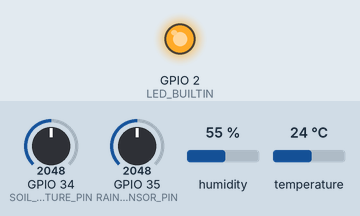
Simulated run of this sketch. Board: ESP32. Parts: output pins drawn as LEDs (lit = HIGH). Inputs (shaded band) come from the test bench; at power-on: GPIO 34 (SOIL_MOISTURE_PIN) = 2048, GPIO 35 (RAIN_SENSOR_PIN) = 2048, humidity 55 %, temperature 24 °C. WiFi joins after 1.5 s; servers stay silent unless stated; no MQTT or app messages arrive unless stated; what the sketch prints to the serial monitor is not drawn.

Above: at 4.29 s.
At 11.9 s:
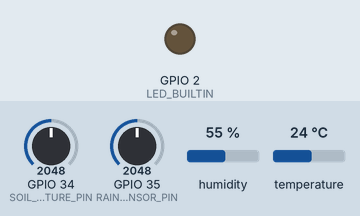
Timing chart, 0 to 23.9 s (numbered marks = the images above):
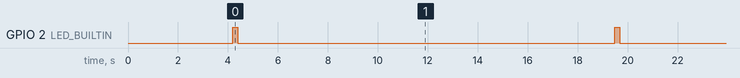

Measured:
- by itself, GPIO 2 (LED_BUILTIN): alternates HIGH for 0.20 s and LOW for 15.1 s

The sketch:

esp32_mqtt_dht22.ino
```cpp
/*
 * WaterWise - Sistema Inteligente de Prevenção a Enchentes
 * Global Solution 2025 - FIAP
 * Disciplina: DISRUPTIVE ARCHITECTURES: IOT, IOB & GENERATIVE IA
 *
 * Versão para Arduino IDE - Uso com placas físicas ESP32
 *
 * DESCRIÇÃO:
 * Sistema IoT que monitora propriedades rurais para prevenir enchentes urbanas
 * através de sensores de umidade do solo, temperatura e precipitação.
 *
 * ALGORITMO WATERWISE:
 * Solo seco + Chuva intensa = Alto risco de enchente
 *
 * AUTORES: [INSERIR NOMES E RMs DO SEU GRUPO]
 * DATA: Junho 2025
 */

#include <WiFi.h>
#include <PubSubClient.h>
#include <ArduinoJson.h>
#include <DHT.h>
#include <Adafruit_Sensor.h>

//----------------------------------------------------------
// 🔧 DEFINIÇÕES DE PINOS WATERWISE

#define DHTPIN 12              // Sensor DHT22 - Temperatura/Umidade ar
#define DHTTYPE DHT22          // DHT22 (AM2302)
#define SOIL_MOISTURE_PIN 34   // Sensor umidade do solo (ADC)
#define RAIN_SENSOR_PIN 35     // Sensor de chuva (ADC)
#define LED_BUILTIN 2          // LED onboard para feedback

//----------------------------------------------------------
// 🌐 CONFIGURAÇÕES DE REDE (ALTERE AQUI!)

const char* ssid = "Rapha";           // Nome da sua rede WiFi
const char* password = "13310866";      // Senha da sua rede WiFi

//----------------------------------------------------------
// 📡 CONFIGURAÇÕES MQTT (NÃO ALTERAR)

const char* mqtt_server = "172.208.54.189";
const int mqtt_port = 1883;
const char* mqtt_user = "gs2025";
const char* mqtt_password = "q1w2e3r4";

// Tópicos MQTT WaterWise
const char* topic_sensors = "waterwise/sensors";
const char* topic_alerts = "waterwise/alerts";
const char* topic_status = "waterwise/status";

//----------------------------------------------------------
// 🏷️ IDENTIFICADORES WATERWISE (ALTERE AQUI!)

const char* FARM_ID = "FARM_WaterWise_2025";        // ID único da fazenda
const char* TEAM_NAME = "GRUPO_WateWise";       // Nome do seu grupo
const char* LOCATION = "SP_Zona_Rural";             // Localização

//----------------------------------------------------------
// 📊 OBJETOS E VARIÁVEIS GLOBAIS

WiFiClient espClient;
PubSubClient client(espClient);
DHT dht(DHTPIN, DHTTYPE);
JsonDocument sensorData;
JsonDocument alertData;
char jsonBuffer[512];

// Estrutura dos dados dos sensores
struct WaterWiseSensors {
    float temperature;          // Temperatura em °C
    float airHumidity;         // Umidade do ar em %
    int soilMoistureRaw;       // Umidade solo raw (0-4095)
    int rainLevelRaw;          // Chuva raw (0-4095)
    float soilMoisturePercent; // Umidade solo em %
    float rainIntensity;       // Intensidade chuva em %
    String soilStatus;         // Status do solo
    String rainStatus;         // Status da chuva
    unsigned long timestamp;   // Timestamp da leitura
};

WaterWiseSensors sensors;

//----------------------------------------------------------
// ⚠️ CONFIGURAÇÕES DE ALERTAS

const float SOIL_DRY_THRESHOLD = 25.0;      // Solo crítico < 25%
const float RAIN_HEAVY_THRESHOLD = 70.0;    // Chuva intensa > 70%
const float TEMP_EXTREME_THRESHOLD = 35.0;  // Temperatura extrema > 35°C

//----------------------------------------------------------
// 🌐 FUNÇÃO DE CONEXÃO WIFI

void setup_wifi() {
    delay(10);

    // Banner WaterWise
    Serial.println("\n==================================================");
    Serial.println("🌊 WATERWISE - PREVENÇÃO DE ENCHENTES");
    Serial.println("Global Solution 2025 - FIAP");
    Serial.println("==================================================");
    Serial.print("Farm ID: ");
    Serial.println(FARM_ID);
    Serial.print("Equipe: ");
    Serial.println(TEAM_NAME);
    Serial.println("==================================================");

    Serial.print("Conectando ao WiFi: ");
    Serial.println(ssid);

    WiFi.begin(ssid, password);

    while (WiFi.status() != WL_CONNECTED) {
        delay(1000);
        Serial.print(".");
    }

    Serial.println("\n✅ WiFi conectado!");
    Serial.print("IP: ");
    Serial.println(WiFi.localIP());
    Serial.print("MAC: ");
    Serial.println(WiFi.macAddress());
}

//----------------------------------------------------------
// 📡 FUNÇÃO DE CONEXÃO MQTT

void reconnect() {
    while (!client.connected()) {
        Serial.print("Conectando ao MQTT Broker...");

        if (client.connect(FARM_ID, mqtt_user, mqtt_password)) {
            Serial.println(" ✅ conectado!");

            // Publicar status online
            client.publish(topic_status, "{\"status\":\"online\",\"system\":\"WaterWise\"}");

        } else {
            Serial.print(" ❌ falhou, rc=");
            Serial.print(client.state());
            Serial.println(" tentando novamente em 5 segundos");
            delay(5000);
        }
    }
}

//----------------------------------------------------------
// 📊 FUNÇÃO DE LEITURA DOS SENSORES

void readAllSensors() {
    sensors.timestamp = millis();

    // 🌡️ Leitura DHT22 (temperatura e umidade do ar)
    sensors.temperature = dht.readTemperature();
    sensors.airHumidity = dht.readHumidity();

    // 🌱 Leitura sensor umidade do solo
    sensors.soilMoistureRaw = analogRead(SOIL_MOISTURE_PIN);
    sensors.soilMoisturePercent = map(sensors.soilMoistureRaw, 0, 4095, 0, 100);

    // 🌧️ Leitura sensor de chuva
    sensors.rainLevelRaw = analogRead(RAIN_SENSOR_PIN);
    sensors.rainIntensity = map(sensors.rainLevelRaw, 0, 4095, 0, 100);

    // 📊 Classificação do status do solo
    if (sensors.soilMoisturePercent < 20) {
        sensors.soilStatus = "Crítico - Muito Seco";
    } else if (sensors.soilMoisturePercent < 40) {
        sensors.soilStatus = "Seco";
    } else if (sensors.soilMoisturePercent < 70) {
        sensors.soilStatus = "Normal";
    } else {
        sensors.soilStatus = "Saturado";
    }

    // 🌧️ Classificação da intensidade da chuva
    if (sensors.rainIntensity < 10) {
        sensors.rainStatus = "Sem chuva";
    } else if (sensors.rainIntensity < 30) {
        sensors.rainStatus = "Chuva leve";
    } else if (sensors.rainIntensity < 70) {
        sensors.rainStatus = "Chuva moderada";
    } else {
        sensors.rainStatus = "Chuva intensa";
    }

    // 🖥️ Debug das leituras
    Serial.println("\n📊 === LEITURA SENSORES WATERWISE ===");
    Serial.printf("🌡️  Temperatura: %.1f°C\n", sensors.temperature);
    Serial.printf("💨 Umidade Ar: %.1f%%\n", sensors.airHumidity);
    Serial.printf("🌱 Solo: %d raw (%.1f%%) - %s\n",
                  sensors.soilMoistureRaw, sensors.soilMoisturePercent, sensors.soilStatus.c_str());
    Serial.printf("🌧️  Chuva: %d raw (%.1f%%) - %s\n",
                  sensors.rainLevelRaw, sensors.rainIntensity, sensors.rainStatus.c_str());
}

//----------------------------------------------------------
// 🧮 ALGORITMO DE ANÁLISE DE RISCO WATERWISE

struct FloodRiskAnalysis {
    int riskLevel;              // 0-10
    bool floodAlert;            // true se risco >= 7
    bool droughtAlert;          // true se solo muito seco
    bool extremeWeatherAlert;   // true se condições extremas
    String riskDescription;     // Descrição do risco
    String recommendation;      // Recomendação
    float timeToFlood;         // Tempo estimado (minutos)
};

FloodRiskAnalysis analyzeFloodRisk() {
    FloodRiskAnalysis analysis;
    analysis.riskLevel = 0;
    analysis.floodAlert = false;
    analysis.droughtAlert = false;
    analysis.extremeWeatherAlert = false;

    // 🌱 FATOR SOLO (40% do peso)
    if (sensors.soilMoisturePercent < 15) {
        analysis.riskLevel += 4;  // Crítico
        analysis.droughtAlert = true;
    } else if (sensors.soilMoisturePercent < 30) {
        analysis.riskLevel += 3;  // Seco
    } else if (sensors.soilMoisturePercent < 50) {
        analysis.riskLevel += 1;  // Baixo
    }

    // 🌧️ FATOR CHUVA (50% do peso)
    if (sensors.rainIntensity > 80) {
        analysis.riskLevel += 5;  // Extrema
    } else if (sensors.rainIntensity > 60) {
        analysis.riskLevel += 4;  // Intensa
    } else if (sensors.rainIntensity > 40) {
        analysis.riskLevel += 2;  // Moderada
    } else if (sensors.rainIntensity > 20) {
        analysis.riskLevel += 1;  // Leve
    }

    // 🌡️ FATOR TEMPERATURA (10% do peso)
    if (sensors.temperature > TEMP_EXTREME_THRESHOLD) {
        analysis.riskLevel += 1;
        analysis.extremeWeatherAlert = true;
    }

    // 🚨 COMBINAÇÃO CRÍTICA: Solo seco + Chuva intensa
    if (sensors.soilMoisturePercent < SOIL_DRY_THRESHOLD &&
        sensors.rainIntensity > RAIN_HEAVY_THRESHOLD) {
        analysis.riskLevel += 2;  // Bônus crítico
    }

    // Limitar risco máximo
    analysis.riskLevel = min(analysis.riskLevel, 10);

    // 📝 Definir descrições e ações
    if (analysis.riskLevel <= 2) {
        analysis.riskDescription = "Risco Baixo - Condições normais";
        analysis.recommendation = "Monitoramento de rotina";
        analysis.timeToFlood = 999;
    } else if (analysis.riskLevel <= 4) {
        analysis.riskDescription = "Risco Moderado - Atenção";
        analysis.recommendation = "Intensificar monitoramento";
        analysis.timeToFlood = 180;
    } else if (analysis.riskLevel <= 6) {
        analysis.riskDescription = "Risco Alto - Preparação";
        analysis.recommendation = "Preparar sistemas de drenagem";
        analysis.timeToFlood = 90;
    } else if (analysis.riskLevel <= 8) {
        analysis.riskDescription = "Risco Muito Alto - Ação imediata";
        analysis.recommendation = "Alertar autoridades";
        analysis.timeToFlood = 45;
    } else {
        analysis.riskDescription = "RISCO CRÍTICO - EMERGÊNCIA";
        analysis.recommendation = "EVACUAR ÁREAS DE RISCO";
        analysis.timeToFlood = 20;
    }

    analysis.floodAlert = (analysis.riskLevel >= 7);

    // Debug da análise
    Serial.printf("🧮 Risco: %d/10 - %s\n", analysis.riskLevel, analysis.riskDescription.c_str());
    if (analysis.floodAlert) {
        Serial.println("🚨 ALERTA DE ENCHENTE ATIVO!");
    }

    return analysis;
}

//----------------------------------------------------------
// 📡 PUBLICAÇÃO DOS DADOS VIA MQTT

void publishSensorData() {
    // Limpar JSON
    sensorData.clear();

    // 🏷️ IDENTIFICAÇÃO WATERWISE
    sensorData["system"] = "WaterWise";
    sensorData["farmId"] = FARM_ID;
    sensorData["teamName"] = TEAM_NAME;
    sensorData["location"] = LOCATION;
    sensorData["timestamp"] = sensors.timestamp;
    sensorData["ip"] = WiFi.localIP().toString();
    sensorData["mac"] = WiFi.macAddress();

    // 📊 DADOS DOS SENSORES
    JsonObject sensorObj = sensorData["sensors"].to<JsonObject>();
    sensorObj["temperature"] = sensors.temperature;
    sensorObj["airHumidity"] = sensors.airHumidity;

    // Solo
    JsonObject soilObj = sensorObj["soil"].to<JsonObject>();
    soilObj["raw"] = sensors.soilMoistureRaw;
    soilObj["percent"] = sensors.soilMoisturePercent;
    soilObj["status"] = sensors.soilStatus;

    // Chuva
    JsonObject rainObj = sensorObj["rain"].to<JsonObject>();
    rainObj["raw"] = sensors.rainLevelRaw;
    rainObj["intensity"] = sensors.rainIntensity;
    rainObj["status"] = sensors.rainStatus;

    // 🧮 ANÁLISE DE RISCO
    FloodRiskAnalysis risk = analyzeFloodRisk();
    JsonObject analysisObj = sensorData["analysis"].to<JsonObject>();
    analysisObj["riskLevel"] = risk.riskLevel;
    analysisObj["riskDescription"] = risk.riskDescription;
    analysisObj["recommendation"] = risk.recommendation;
    analysisObj["timeToFlood"] = risk.timeToFlood;

    // 🚨 ALERTAS
    JsonObject alertsObj = sensorData["alerts"].to<JsonObject>();
    alertsObj["floodAlert"] = risk.floodAlert;
    alertsObj["droughtAlert"] = risk.droughtAlert;
    alertsObj["extremeWeatherAlert"] = risk.extremeWeatherAlert;

    // 📊 MÉTRICAS CALCULADAS
    JsonObject metricsObj = sensorData["metrics"].to<JsonObject>();
    metricsObj["absorptionCapacity"] = 100 - sensors.soilMoisturePercent;
    metricsObj["runoffRisk"] = max(0.0f, sensors.rainIntensity - (sensors.soilMoisturePercent * 0.8f));

    // Serializar e publicar
    serializeJson(sensorData, jsonBuffer);

    if (client.publish(topic_sensors, jsonBuffer)) {
        Serial.println("📡 ✅ Dados publicados no MQTT");
    } else {
        Serial.println("📡 ❌ Falha na publicação MQTT");
    }

    // Mostrar JSON no Serial
    Serial.println("📄 JSON Enviado:");
    Serial.println(jsonBuffer);
}

//----------------------------------------------------------
// 🚨 PUBLICAÇÃO DE ALERTAS DE ENCHENTE

void publishFloodAlert() {
    FloodRiskAnalysis risk = analyzeFloodRisk();

    if (!risk.floodAlert) return; // Só publica se houver alerta

    alertData.clear();

    alertData["alertType"] = "FLOOD_WARNING";
    alertData["severity"] = "HIGH";
    alertData["farmId"] = FARM_ID;
    alertData["location"] = LOCATION;
    alertData["timestamp"] = millis();
    alertData["riskLevel"] = risk.riskLevel;
    alertData["message"] = "🚨 RISCO DE ENCHENTE - " + risk.riskDescription;
    alertData["recommendation"] = risk.recommendation;
    alertData["estimatedFloodTime"] = risk.timeToFlood;

    // Dados críticos
    JsonObject criticalData = alertData["criticalData"].to<JsonObject>();
    criticalData["soilMoisture"] = sensors.soilMoisturePercent;
    criticalData["rainIntensity"] = sensors.rainIntensity;
    criticalData["temperature"] = sensors.temperature;

    serializeJson(alertData, jsonBuffer);

    if (client.publish(topic_alerts, jsonBuffer)) {
        Serial.println("🚨 ✅ ALERTA DE ENCHENTE ENVIADO!");
    } else {
        Serial.println("🚨 ❌ Falha no envio do alerta");
    }
}

//----------------------------------------------------------
// 💡 FEEDBACK VISUAL LED

void waterWiseStatusLED() {
    FloodRiskAnalysis risk = analyzeFloodRisk();

    if (risk.riskLevel >= 8) {
        // CRÍTICO - Piscadas rápidas
        for (int i = 0; i < 6; i++) {
            digitalWrite(LED_BUILTIN, HIGH);
            delay(150);
            digitalWrite(LED_BUILTIN, LOW);
            delay(150);
        }
    } else if (risk.riskLevel >= 6) {
        // ALTO - Piscadas médias
        for (int i = 0; i < 3; i++) {
            digitalWrite(LED_BUILTIN, HIGH);
            delay(400);
            digitalWrite(LED_BUILTIN, LOW);
            delay(400);
        }
    } else if (risk.riskLevel >= 4) {
        // MODERADO - Piscada lenta
        digitalWrite(LED_BUILTIN, HIGH);
        delay(800);
        digitalWrite(LED_BUILTIN, LOW);
        delay(200);
    } else {
        // NORMAL - Piscada rápida única
        digitalWrite(LED_BUILTIN, HIGH);
        delay(200);
        digitalWrite(LED_BUILTIN, LOW);
    }
}

//----------------------------------------------------------
// 🔄 CONFIGURAÇÃO INICIAL

void setup() {
    // Configurar Serial
    Serial.begin(115200);
    delay(2000);

    // Configurar pinos
    pinMode(LED_BUILTIN, OUTPUT);
    pinMode(SOIL_MOISTURE_PIN, INPUT);
    pinMode(RAIN_SENSOR_PIN, INPUT);

    // Inicializar DHT22
    dht.begin();

    // Conectar WiFi
    setup_wifi();

    // Configurar MQTT
    client.setServer(mqtt_server, mqtt_port);

    // Primeira leitura
    Serial.println("📡 Realizando primeira leitura dos sensores...");
    readAllSensors();

    Serial.println("\n🚀 === WATERWISE SISTEMA ONLINE ===");
    Serial.println("Monitoramento ativo - Intervalo: 15 segundos");
    Serial.println("==================================================\n");
}

//----------------------------------------------------------
// 🔄 LOOP PRINCIPAL

void loop() {
    // Manter conexão MQTT
    if (!client.connected()) {
        reconnect();
    }
    client.loop();

    // Leitura completa dos sensores
    readAllSensors();

    // Publicar dados via MQTT
    publishSensorData();

    // Verificar e enviar alertas
    publishFloodAlert();

    // Feedback visual LED
    waterWiseStatusLED();

    // Status resumido
    FloodRiskAnalysis risk = analyzeFloodRisk();
    Serial.printf("\n⏱️  Sistema WaterWise | Risco: %d/10 | Próxima leitura: 15s\n", risk.riskLevel);
    Serial.println("--------------------------------------------------");

    // Aguardar próxima leitura
    delay(15000);
}

//----------------------------------------------------------
// 📋 INSTRUÇÕES DE USO
/*
🌊 WATERWISE - INSTRUÇÕES DE CONFIGURAÇÃO

1. BIBLIOTECAS NECESSÁRIAS (Arduino IDE):
   - WiFi (nativa ESP32)
   - PubSubClient
   - ArduinoJson
   - DHT sensor library
   - Adafruit Unified Sensor

2. CONFIGURAÇÕES A ALTERAR:
   - Linha 25-26: ssid e password do seu WiFi
   - Linha 40-42: FARM_ID, TEAM_NAME, LOCATION

3. CONEXÕES FÍSICAS ESP32:
   - DHT22:    VCC→3.3V, GND→GND, DATA→GPIO12
   - Solo:     VCC→3.3V, GND→GND, SIG→GPIO34
   - Chuva:    VCC→3.3V, GND→GND, SIG→GPIO35
   - LED:      GPIO2 (onboard)

4. MONITORAMENTO:
   - Serial Monitor: 115200 baud
   - Node-RED: 172.208.54.189:1880
   - Tópicos MQTT: waterwise/sensors, waterwise/alerts

5. TESTE DO SISTEMA:
   - Solo seco (< 25%) + Chuva intensa (> 70%) = Alerta!
   - LED pisca conforme nível de risco
   - JSON enviado via MQTT a cada 15 segundos

🎯 READY FOR GLOBAL SOLUTION 2025! 🌊
*/
```
